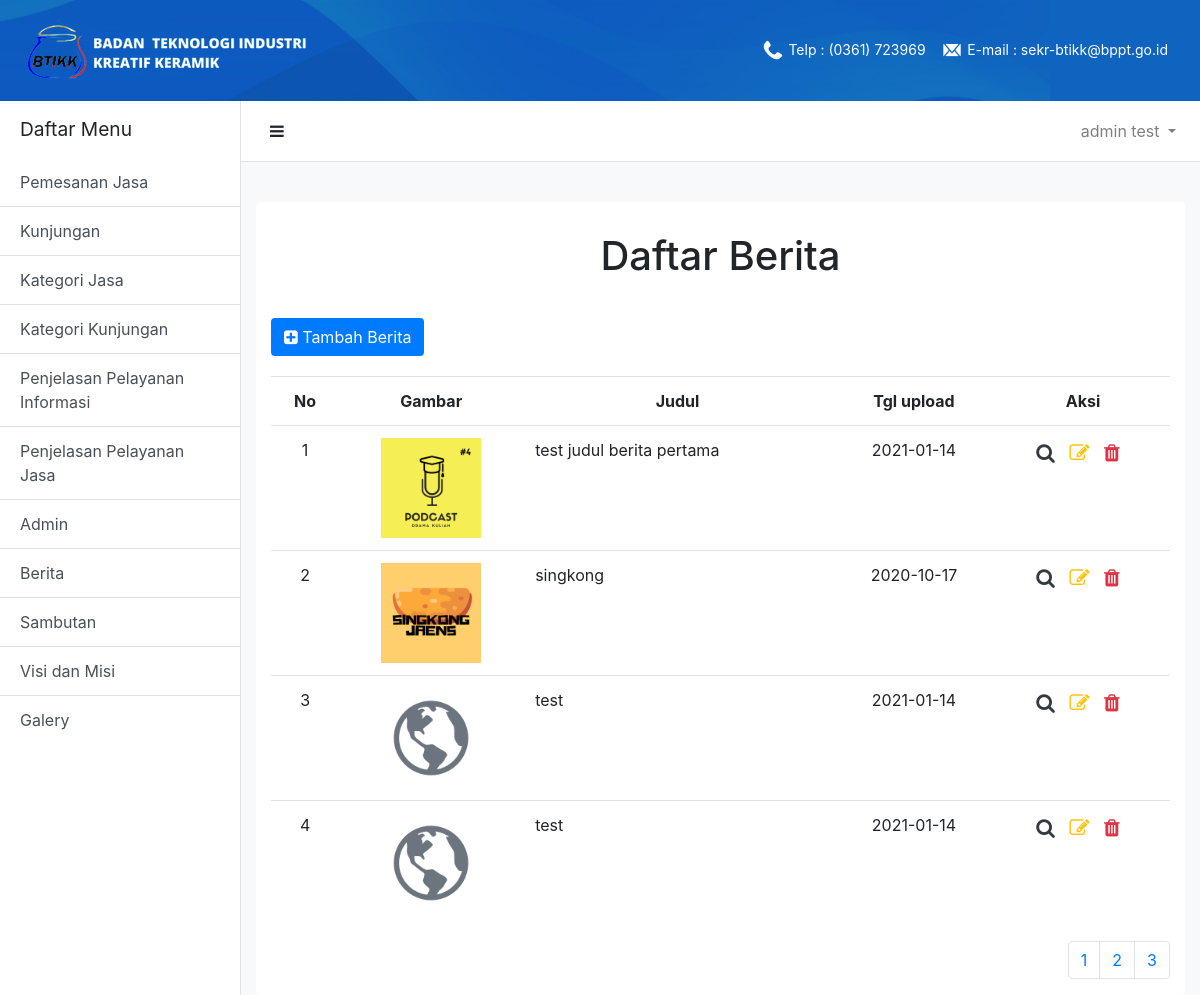
Page /adminContent/berita.php (signed in) on the committed database.
### tables this page shows
CREATE TABLE `user` (
  `id` int(11) NOT NULL,
  `name` varchar(255) NOT NULL,
  `email` varchar(255) NOT NULL,
  `password` varchar(255) NOT NULL,
  `username` varchar(255) NOT NULL,
  `jenis_kelamin` varchar(255) NOT NULL,
  `telp` varchar(255) NOT NULL,
  `alamat` varchar(255) NOT NULL
);

CREATE TABLE `tbberita` (
  `id_berita` int(11) NOT NULL,
  `gambar` varchar(255) NOT NULL,
  `judul` varchar(255) NOT NULL,
  `berita` text NOT NULL,
  `tgl_upload` date NOT NULL
);

### adminContent/berita.php (the view, shortened to what this page needs)
<?php
    include("../dashboardUser.php");
?>
    <div class="card-title text-center" id="user-content-title">
        <h1>Daftar Berita</h1>
    </div>
    <div class='card-content'>
        <div class="container">
            <button class='btn bg-primary text-white' id='btn-add-content' onclick="window.location = './inputBerita.php';">
                    <i class="fa fa-plus-square"></i>
                    <span> Tambah Berita</span>
            </button>
            <table class='table'>
                <tr class='text-center'>
                    <th>No</th>
                    <th>Gambar</th>
                    <th>Judul</th>
                    <th> Tgl upload</th>
                    <th>Aksi</th>
                </tr>
<?php
    $batas   = 4;
    if(!isset($_GET['halaman'])){
        $posisi  = 0;
    }else{
        $posisi  = ($_GET['halaman']-1) * $batas;
    }
    $no = $posisi+1;
    $tampil = mysqli_query ($conn,"SELECT * FROM tbberita order by id_berita asc limit $posisi,$batas");
    $num = mysqli_num_rows($tampil);
    if($num==0)
    {
      echo "
            <tr>
              <td class='text-center' colspan='5'>
                Data Kosong
              </td>
            </tr>";
    }else
    {
      while($array=mysqli_fetch_array($tampil))
      {
        echo "
                <tr>
                    <td class='text-center'>".$no."</td>
                    <td class='text-center'>
                        <img src='../".$array['gambar']."' id='user-content-image'/>
                    </td>
                    <td>".$array[ 'judul']."</td>
                    <td class='text-center'>".$array ['tgl_upload']."</td>
                    <td class='text-center' id='table-action'>
                        <a class='text-dark icon-action' href='./showBerita.php?id=".$array['id_berita']."'><i class='fa fa-search'></i></a>
                        <a class='text-warning icon-action' href='./editBerita.php?id=".$array['id_berita']."'><i class='fa fa-edit'></i></a>
                        <a class='text-danger icon-action' href='../proses/deleteBerita.php?id=".$array['id_berita']."'><i class='fa fa-trash'></i></a>
                    </td>
                </tr>
          ";
        $no++;
      }
    }
?>
                    </table>
                    <div class='d-flex justify-content-end'>
                        <div class="text-center">
                            <ul class="pagination">
                                <?php
                                    $tampil = mysqli_query ($conn,"SELECT * FROM tbberita");
                                    $num = mysqli_num_rows($tampil);
                                    $jmlhalaman = ceil($num/$batas);
                                    for($i=1;$i<=$jmlhalaman;$i++) {
                                            echo "<li class='page-item'><a class='page-link' href='berita.php?halaman=$i'>$i</a></li>";
                                    }
                                ?>
                    </div>
            </div>
        </div>
    </div>
    </div>
</div>

### dashboardUser.php (shortened to what this page needs)
<?php
    include("../db.php");
?>
<!DOCTYPE html>
<html lang="en">
<head>
    <link rel="stylesheet" href="../css/navbar.css">
    <link rel="stylesheet" href="../css/footer.css">
    <link rel="stylesheet" href="../css/sidebar.css">
    <link rel="stylesheet" href="../css/contentUser.css">
    <link rel="stylesheet" href="https://stackpath.bootstrapcdn.com/bootstrap/4.4.1/css/bootstrap.min.css">
    <link rel="stylesheet" href="https://stackpath.bootstrapcdn.com/font-awesome/4.7.0/css/font-awesome.min.css">
</head>
<body>
    <nav class="navbar navbar-expand-lg navbar-dark justify-content-between" id='navbar'>
        <a class="navbar-brand" href="#">
            <img src="../gambar/rsz_2logo.png" alt="logo">
        </a>
        <ul class="navbar-nav">
            <li class="nav-item">
                <p class="navbar-brand">
                    <img src="../gambar/phone.png" class="d-inline-block align-top" alt="">
                    <span>Telp : (0361) 723969</span>
                </p>
            </li>
            <li class="nav-item">
                <p class="navbar-brand">
                    <img src="../gambar/email.png" class="d-inline-block align-top" alt="">
                    <span>E-mail : sekr-btikk@bppt.go.id</span>
                </p>
            </li>
        </ul>
    </nav>
<div class="d-flex bg-light" id="wrapper">
<div class="bg-white border-right" id="sidebar-wrapper">
  <div class="sidebar-heading text-black">Daftar Menu</div>
  <div class="list-group list-group-flush">
    <a href="./pemesananJasa.php" class="list-group-item list-group-item-action bg-white text-black ">Pemesanan Jasa</a>
    <a href="./kunjungan.php" class="list-group-item list-group-item-action bg-white text-black ">Kunjungan</a>
    <a href="./kategoriJasa.php" class="list-group-item list-group-item-action bg-white text-black ">Kategori Jasa</a>
    <a href="./kategoriKunjungan.php" class="list-group-item list-group-item-action bg-white text-black ">Kategori Kunjungan</a>
    <a href="./penjelasanPelayananInformasi.php" class="list-group-item list-group-item-action bg-white text-black ">Penjelasan Pelayanan Informasi</a>
    <a href="./penjelasanPelayananJasa.php" class="list-group-item list-group-item-action bg-white text-black ">Penjelasan Pelayanan Jasa</a>
    <a href="./admin.php" class="list-group-item list-group-item-action bg-white text-black ">Admin</a>
    <a href="./berita.php" class="list-group-item list-group-item-action bg-white text-black ">Berita</a>
    <a href="./sambutan.php" class="list-group-item list-group-item-action bg-white text-black ">Sambutan</a>
    <a href="./visiMisi.php" class="list-group-item list-group-item-action bg-white text-black ">Visi dan Misi</a>
    <a href="./galery.php" class="list-group-item list-group-item-action bg-white text-black ">Galery</a>
  </div>
</div>
<div id="page-content-wrapper">
  <nav class="navbar navbar-expand-lg navbar-light bg-white border-bottom sticky-top" id='navbar-2'>
    <button class="btn text-black" id="menu-toggle"><i class="fa fa-bars"></i></button>
    <div class="collapse navbar-collapse" id="navbarSupportedContent">
      <ul class="navbar-nav ml-auto mt-2 mt-lg-0">
        <li class="nav-item dropdown">
        <?php
           $id = $_SESSION['user'];
           $sql = mysqli_query($conn,"SELECT name FROM user where id = $id");
           $admin = mysqli_fetch_assoc($sql);
           echo "
          <a class='nav-link dropdown-toggle' href='#' id='navbarDropdown' role='button' data-toggle='dropdown' aria-haspopup='true' aria-expanded='false'>
            ".$admin['name']."
          </a>
          <div class='dropdown-menu dropdown-menu-right' aria-labelledby='navbarDropdown'>
            <a class='dropdown-item' href='./editPassword.php?id=".$id."'>Ubah Password</a>
            <div class='dropdown-divider'></div>
            <a class='dropdown-item' href='../proses/logout.php'>Keluar</a>
          </div>";
          ?>
        </li>
      </ul>
    </div>
  </nav>
  <div class="container-fluid">
    <div class="card" id="user-content-wrapper">

### css/navbar.css (style rules this page uses)
#navbar, .navbar .navbar-default { background-image: url("../gambar/bg_top.jpg"); background-repeat: no-repeat; background-size: 100% 100%; }
.navbar .nav-item .navbar-brand { margin-top : 10px }
.navbar .nav-item .navbar-brand img { margin-top : 7.5px; width : 20px; height : 20px; }
.navbar .nav-item .navbar-brand span { font-size: 14px; }
#navbar-2 { padding-top: 10px; padding-bottom: 10px; margin-bottom: 40px; background-color: #110073; }

### css/sidebar.css (style rules this page uses)
#wrapper { overflow-x: hidden; }
#sidebar-wrapper { min-height: 100vh; margin-left: -15rem; -webkit-transition: margin .25s ease-out; -moz-transition: margin .25s ease-out; -o-transition: margin .25s ease-out; transition: margin .25s ease-out; }
#sidebar-wrapper .sidebar-heading { padding: 0.875rem 1.25rem; font-size: 1.2rem; }
#sidebar-wrapper .list-group { width: 15rem; }
#page-content-wrapper { min-width: 100vw; }
@media (min-width: 768px) { #sidebar-wrapper { margin-left: 0; } }
@media (min-width: 768px) { #page-content-wrapper { min-width: 0; width: 100%; } }

### css/contentUser.css (style rules this page uses)
#user-content-wrapper { border: none; }
#user-content-wrapper #btn-add-content { margin-bottom: 20px; }
#user-content-wrapper #user-content-title { margin-top: 30px; margin-bottom: 30px; }
#user-content-wrapper #user-content-image { width: 100px; height: 100px; }
#user-content-wrapper .icon-action { margin-right: 10px; font-size: 20px; }
#user-content-wrapper #table-action { min-width: 100px; }

### rows in the picture
user: name "admin test"
tbberita: gambar (picture), judul "test judul berita pertama", tgl_upload "2021-01-14"
tbberita: gambar (picture), judul "singkong", tgl_upload "2020-10-17"
tbberita: gambar (picture), judul "test", tgl_upload "2021-01-14"
tbberita: gambar (picture), judul "test", tgl_upload "2021-01-14"
